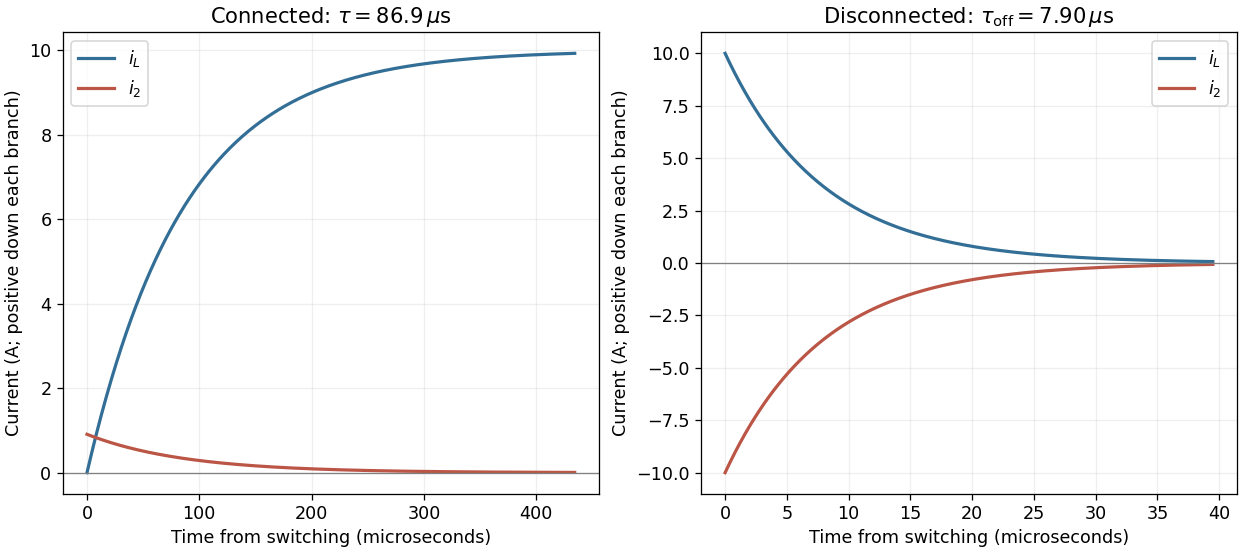

Recreate this plot in Python.
"""Original exact currents for the two switch positions of a parallel RL load."""
from pathlib import Path
import numpy as np
import matplotlib
matplotlib.use('Agg')
import matplotlib.pyplot as plt
plt.rcParams.update({'font.size':11,'figure.facecolor':'white','axes.facecolor':'white'})
L=4*np.pi*1e-7*2000**2*np.pi*.01**2*.5
R1,R2,V0=10.,100.,100.
tau=L/(R1*R2/(R1+R2));toff=L/R2
fig,axs=plt.subplots(1,2,figsize=(10.8,4.8),layout='constrained')
t=np.linspace(0,5*tau,400)
axs[0].plot(t*1e6,V0/R1*(1-np.exp(-t/tau)),label=r'$i_L$',color='#326e96',lw=2)
axs[0].plot(t*1e6,V0/(R1+R2)*np.exp(-t/tau),label=r'$i_2$',color='#bb5545',lw=2)
axs[0].set_title(r'Connected: $\tau=86.9\,\mu\mathrm{s}$')
t=np.linspace(0,5*toff,400)
axs[1].plot(t*1e6,V0/R1*np.exp(-t/toff),label=r'$i_L$',color='#326e96',lw=2)
axs[1].plot(t*1e6,-V0/R1*np.exp(-t/toff),label=r'$i_2$',color='#bb5545',lw=2)
axs[1].set_title(r'Disconnected: $\tau_{\rm off}=7.90\,\mu\mathrm{s}$')
for ax in axs:
    ax.axhline(0,color='0.5',lw=.8);ax.set(xlabel='Time from switching (microseconds)',ylabel='Current (A; positive down each branch)');ax.grid(alpha=.2);ax.legend()
fig.savefig(Path.cwd()/Path(__file__).with_suffix('.png').name,dpi=115,facecolor='white',transparent=False)
